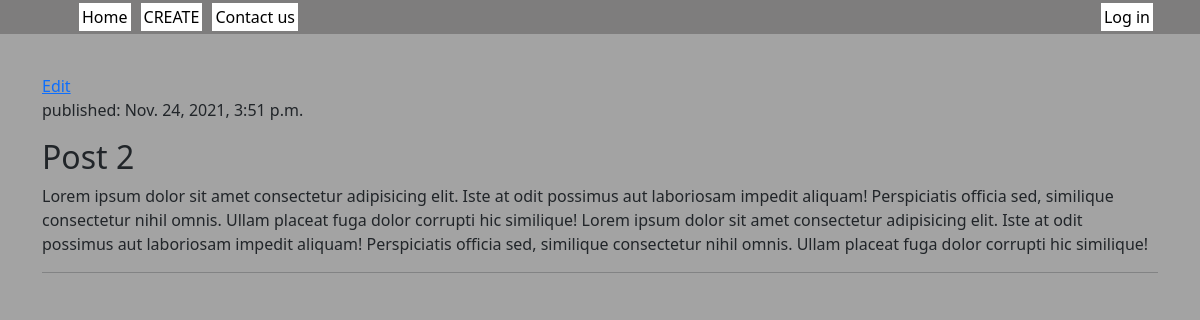
The page /post/2 on the database as committed earlier.
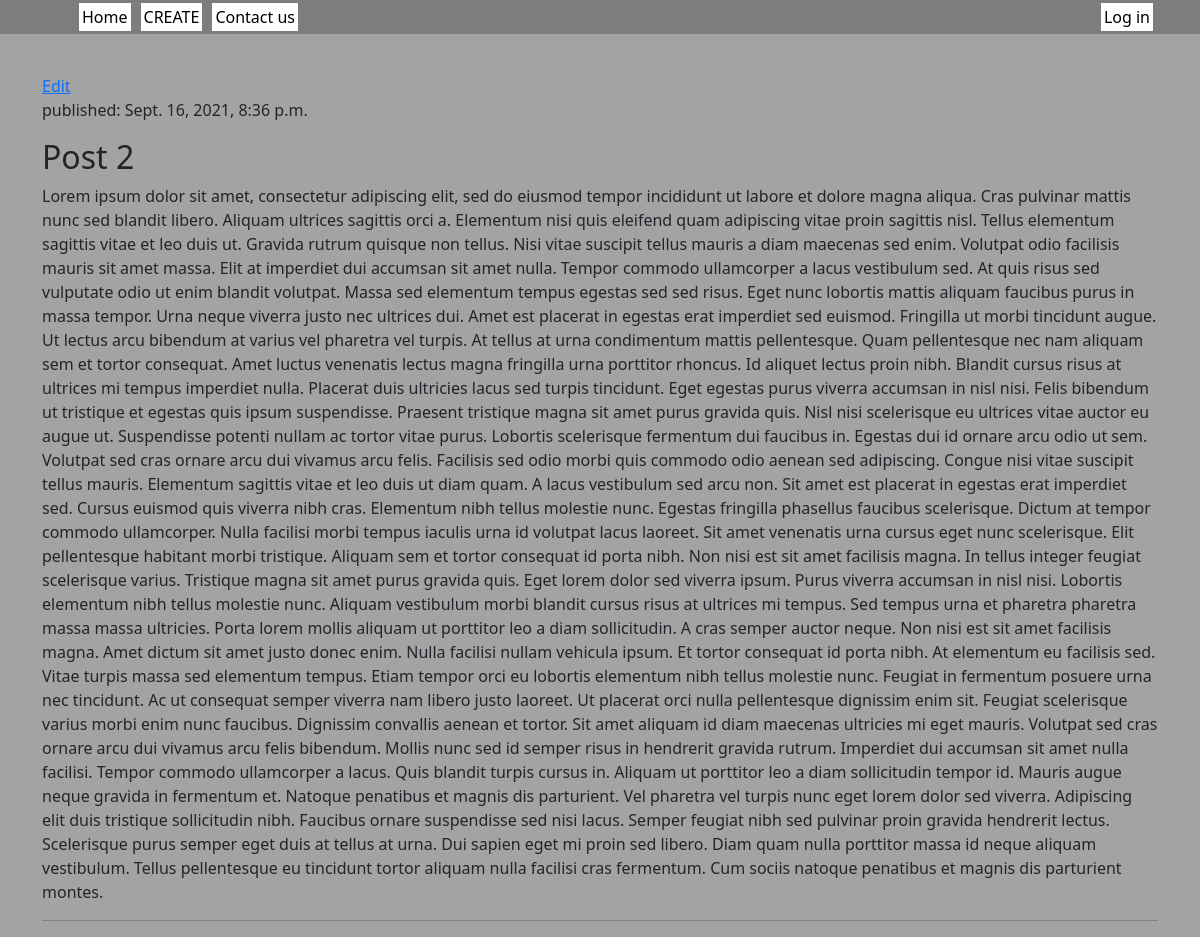
The same page on the database as committed later.
### blog/models.py (models this page shows, shortened)
class Post(models.Model):
    author = models.ForeignKey('auth.User', on_delete=models.DO_NOTHING)
    title = models.CharField(max_length=200, null=False)
    text = models.TextField(null=False)
    create_date = models.DateTimeField(default=timezone.now)
    publish_date = models.DateTimeField(null=True)
    image = models.ImageField(upload_to='images', blank=True)

### blog/views.py (the view)
# urls.py: path('post/<int:pk>', views.post_detail, name='post_detail'),
def post_detail(request, pk):
    post = get_object_or_404(Post, pk=pk)
    return render(request, 'blog/post_detail.html', {'post': post})

### blog/templates/blog/post_detail.html (shortened to what this page needs)
{% extends 'blog/base.html' %}
{% block content %}
<div class="post">
    <a href="{% url 'post_edit' pk=post.pk %}">Edit</a>
    {% if post.publish_date %}
    <div class="date">
        <p>published: {{ post.publish_date }}</p>
    </div>
    <h2>{{ post.title }}</h2>
    <p>{{ post.text }}</p>
    <hr>
    {% endif %}
</div>
{% endblock %}

Rows that differ between the two databases and show on the page:
changed Post "Post 2": publish_date "Nov. 24, 2021, 3:51 p.m." → "Sept. 16, 2021, 8:36 p.m."; text "Lorem ipsum dolor sit amet consectetur adipisicing elit. Iste at odit possimus aut laboriosam impedit aliquam! Perspiciatis officia sed, similique consectetur nihil omnis. Ullam placeat fuga dolor corrupti hic similique! Lorem ipsum dolor sit amet consectetur adipisicing elit. Iste at odit possimus aut laboriosam impedit aliquam! Perspiciatis officia sed, similique consectetur nihil omnis. Ullam placeat fuga dolor corrupti hic similique!" → "Lorem ipsum dolor sit amet, consectetur adipiscing elit, sed do eiusmod tempor incididunt ut labore et dolore magna aliqua. Cras pulvinar mattis nunc sed blandit libero. Aliquam ultrices sagittis orci a. Elementum nisi quis eleifend quam adipiscing vitae proin sagittis nisl. Tellus elementum sagittis vitae et leo duis ut. Gravida rutrum quisque non tellus. Nisi vitae suscipit tellus mauris a diam maecenas sed enim. Volutpat odio facilisis mauris sit amet massa. Elit at imperdiet dui accumsan sit amet nulla. Tempor commodo ullamcorper a lacus vestibulum sed. At quis risus sed vulputate odio ut enim blandit volutpat. Massa sed elementum tempus egestas sed sed risus. Eget nunc lobortis mattis…"
